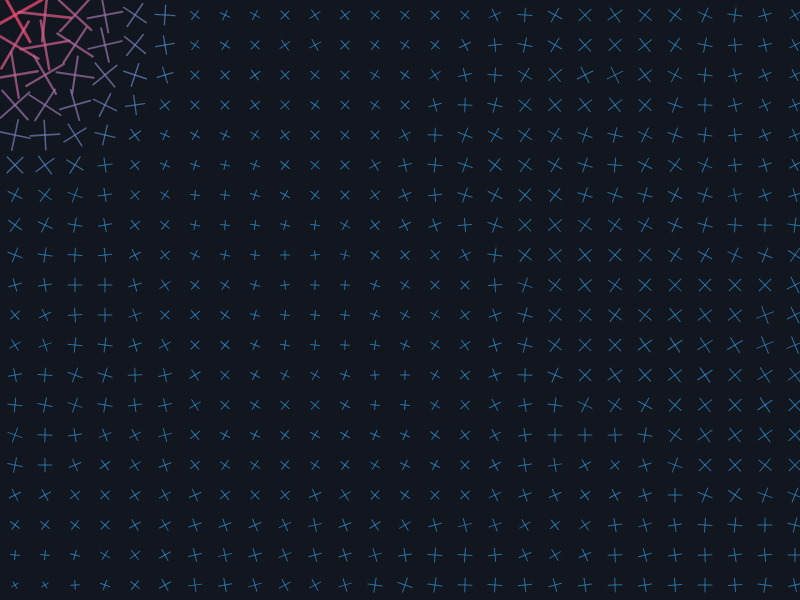
Frame 1 (no input)
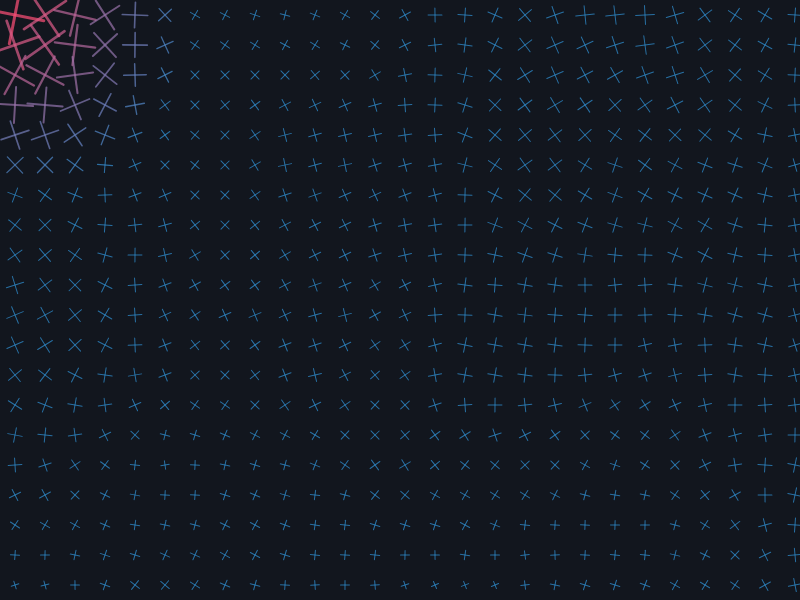
Frame 60 (no input)
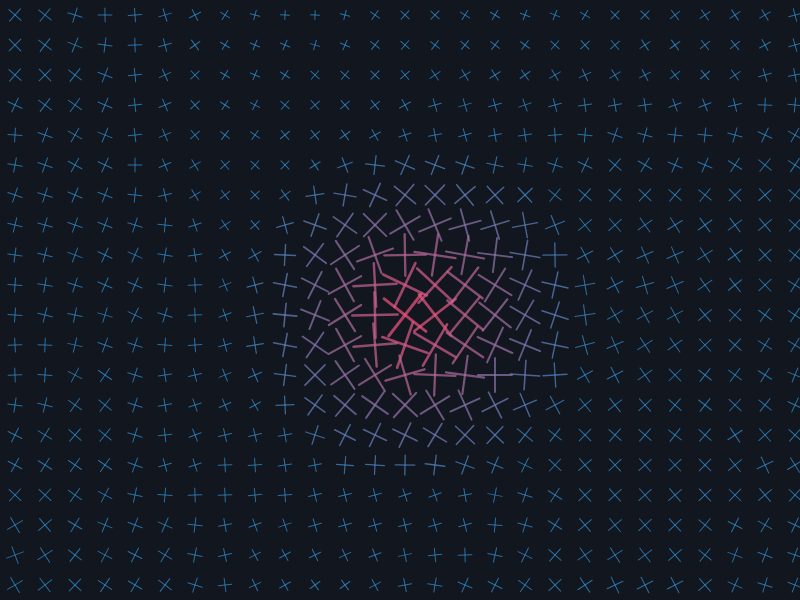
Frame 120 (the mouse pressed at the canvas centre since frame 60)

The p5.js sketch that drew these frames (run headless with seeded random() and noise() and a simulated clock; from frame 60 on, the mouse is pressed at the canvas centre):

// p5.js sketch
// ── sketch.js

let cols, rows;
let escalaGrid = 30; 
let zOffset = 0;     

function setup() {
  createCanvas(800, 600);
  cols = width / escalaGrid;
  rows = height / escalaGrid;
}

function draw() {
  background(18, 22, 30); 
  
  zOffset += 0.015;

  let xOffset = 0;
  for (let i = 0; i < cols; i++) {
    let yOffset = 0;
    for (let j = 0; j < rows; j++) {
      
      let x = i * escalaGrid;
      let y = j * escalaGrid;
      
      let distancia = dist(mouseX, mouseY, x, y);
      
      let raioInfluencia = 180;
      let fatorPressao = 0;
      if (distancia < raioInfluencia) {
        fatorPressao = map(distancia, 0, raioInfluencia, 1, 0);
      }

      let ruidoValor = noise(xOffset, yOffset, zOffset);
      let deslocamentoZ = ruidoValor * 35;
      
      let tamanhoBase = map(ruidoValor, 0, 1, 2, 12);
      let tamanhoFinal = tamanhoBase + (fatorPressao * 22);

      let corVermelho = map(fatorPressao, 0, 1, 50, 255);
      let corVerde    = map(fatorPressao, 0, 1, 150, 80);
      let corAzul     = map(fatorPressao, 0, 1, 220, 120);

      stroke(corVermelho, corVerde, corAzul, 180);
      strokeWeight(map(fatorPressao, 0, 1, 1, 3));

      push();
      translate(x + escalaGrid / 2, y + escalaGrid / 2);
      
      let anguloRotacao = ruidoValor * TWO_PI + (fatorPressao * TWO_PI * 0.5);
      rotate(anguloRotacao);

      line(-tamanhoFinal, 0, tamanhoFinal, 0);
      line(0, -tamanhoFinal, 0, tamanhoFinal);
      
      pop();
      
      yOffset += 0.1;
    }
    xOffset += 0.1;
  }
}
